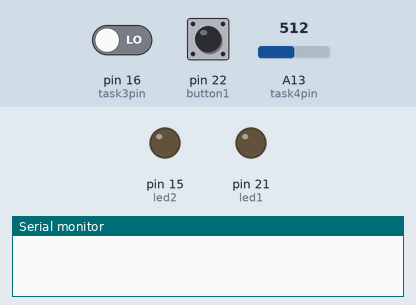
A sketch run on a simulated Arduino Mega 2560, built with avr-gcc and run on an emulated ATmega2560. On the bench: output pins drawn as LEDs (lit = HIGH), the last lines printed to the serial monitor. The inputs (shaded band) are chosen by the test bench; at power-on: pin 16 (task3pin) LOW, A13 (task4pin) = 512, pin 22 (button1) LOW.

Above: at 1.2 s.
1.3 s: pin 16 (task3pin) driven HIGH
At 2.5 s:
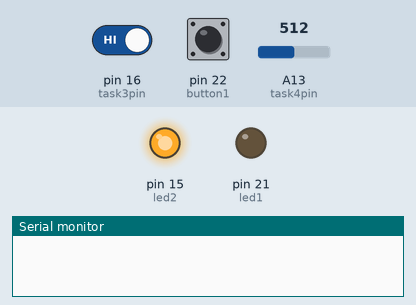
2.8 s: A13 (task4pin) set to 501
5.8 s: A13 (task4pin) set to 409
7.4 s: A13 (task4pin) set to 384
At 7.9 s:
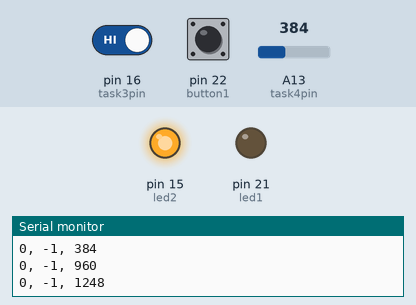
8.9 s: pin 22 (button1) pulsed HIGH 2 times (0.12 s each, 0.3 s apart)
12.5 s: A13 (task4pin) set to 122
Timing chart, 0 to 15.5 s (numbered marks = the images above; inputs shaded):
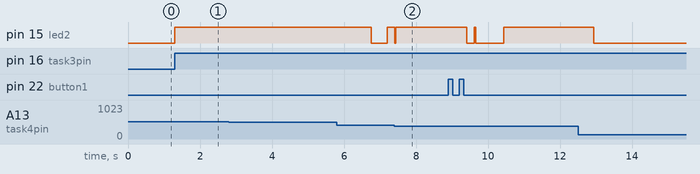

The sketch:

Assignment2_v2.ino
```cpp
//////////////////////////////////////////////////////////////
///This code is comprised of 3 sections: Initialization   ////
///(variables and setup), Task subroutines, and the main  ////
///loop. Variables are split among their relevant         ////
///subroutines with names indicative of their purpose.    ////
///The main loop will execute tasks based on their frequency//
///by dividing the current time by the task period then   ///
///checking for a remainder.                             ////
/////////////////////////////////////////////////////////////

///Task 1 variables
int pulse1 = 0.05 * 1000;  //Represents the duration of the Signal 1 pulse
int led1 = 21; //LED pin
///Task 2 variables
int button1 = 22; //Pin of Button 1
unsigned int buttonState;
unsigned long timeRN; //Tracks current time
int counter = 0; //Used to reset the current time every 5000 ms
///Task 3 variables
int task3pin = 16;   ///orange wire (analog input)
int frequency = 0;
unsigned int measure1; //Holds the first measurement
unsigned int time1;
unsigned int time2;
///task 4 variables
int task4pin = 13;
int ANLGinput = 0;
///Task 5 variables
unsigned int task5avg;
int readcounter = 0;
int oldANLG[] = {};
int compAvg = 0;
///Task 6 variables
int task6counter = 0;
///Task 7 variables
unsigned int error;
///Task 8 variables
int led2 = 15;

void setup() {
  // put your setup code here, to run once:
  Serial.begin(9600);
  pinMode(led1, OUTPUT); //Defines the directionality of the led 1 pin to output
  pinMode(led2, OUTPUT); //Defines the directionality of the led 2 pin to output
  pinMode(button1, INPUT); //Defines the directionality of the button 1 pin to input
  pinMode(task3pin, INPUT);
  pinMode(task4pin, INPUT);
}

void task1(){ //Turn LED on and off for duration of "pulse1"
  digitalWrite(led1, HIGH); //This line coupled with the 2 below will run a signal
  delayMicroseconds(pulse1);
  digitalWrite(led1, LOW);}

void task2(){ //Store button state
  buttonState = digitalRead(button1);}

void task3(){ //Check task 3 pin then calculate the time it takes to change state
  measure1 = digitalRead(task3pin);
  time1 = millis();
  while (digitalRead(task3pin) == frequency){
  }
  time2 = millis();
  frequency = 1 / (time2 - time1);}

void task4(){ //Read and store an analog input from task4pin
  readcounter++;
  if (readcounter>=5){
    readcounter = 1;
  }
  ANLGinput = analogRead(task4pin);
  oldANLG[readcounter] = ANLGinput;}


void task5(){ //Calculate average of the last 4 analog inputs
  task5avg = oldANLG[1] + oldANLG[2] + oldANLG[3] + oldANLG[4];
  compAvg = task5avg / 4;}

void task6(){
  while (task6counter <= 100){
    __asm__ __volatile__ ("nop");
    task6counter++;}}
void task7(){ //Check error state
  if (compAvg > (0.5 * 1023)){
    error = 1;}
  else{
    error = 0;}}

void task8(){ //LED 2 reflects error state (on = error)
  digitalWrite(led2, error);}

void task9(){
  ///Prints data in the format of: "buttonState, frequency, average"
  Serial.print(buttonState);
  Serial.print(", " );
  Serial.print(frequency);
  Serial.print(", " );
  Serial.println(compAvg);
  }


void loop() {
// put your main code here, to run repeatedly:
 timeRN = millis();
 if (timeRN > 5000){  //This creates a counter that resets every 5000 ticks
  counter++; //Increment counter
  timeRN = timeRN - (counter*5000);} //Cycles between 0-5000

 if ((timeRN % 9)== 0){ //Task 1 every 9ms
  task1();}
 if (timeRN % 200){  //Task 2 every 200ms
  task2();}
 if ((timeRN % 1000) == 0){ //Task 3 every 1000ms
  task3();}
 if ((timeRN % 42) == 0){ //Task 4 then 5 every 42 ms
  task4();
  task5();}
 if ((timeRN % 100) == 0){  //Task 6 every 100ms
  task6();}
 if ((timeRN % 333) == 0){  //Task  then 8 every 333ms
  task7();
  task8();}
 if (timeRN / 5000 == 1.00){  //Task 9 every 5000ms
  task9();}
}
```

Measured:
- after the input at 1.3 s, pin 15 (led2): LOW → HIGH at once
- after the input at 7.4 s, pin 15 (led2): goes on until 7.4 s, then stays HIGH
